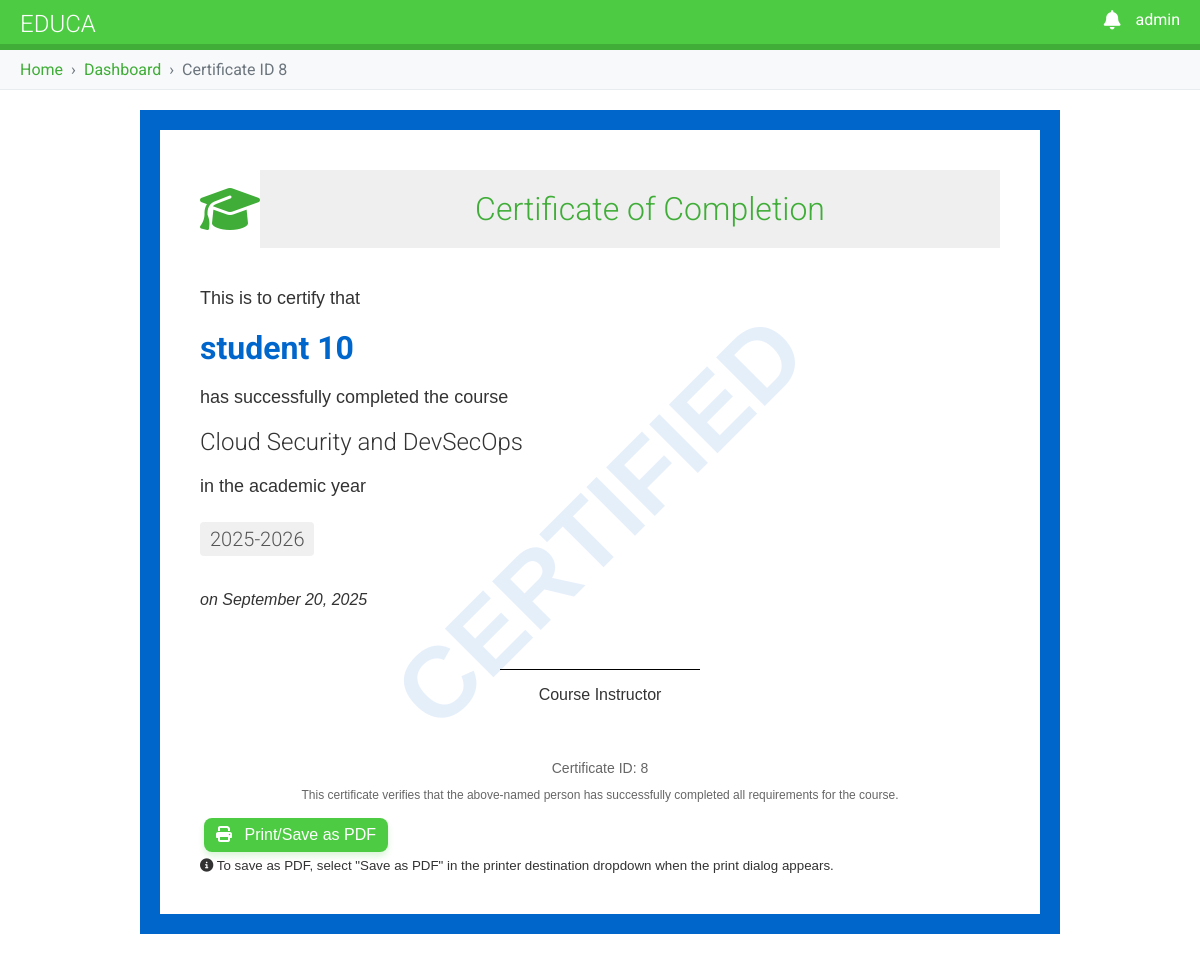
The app's page /students/admin/certificate/22/8/ (signed in) with its own data.
### courses/models.py (models this page shows, shortened)
class StudentCourseCompletion(models.Model):
    enrollment = models.OneToOneField(StudentCourseEnrollment, on_delete=models.CASCADE, related_name='completion')
    completed_date = models.DateTimeField(auto_now_add=True)
    certificate_issued = models.BooleanField(default=False)

class StudentCourseEnrollment(models.Model):
    student = models.ForeignKey(User, on_delete=models.CASCADE, related_name='student_enrollment')
    course = models.ForeignKey(Course, on_delete=models.CASCADE, related_name='course_enrollment')
    academic_year = models.ForeignKey(AcademicYear, on_delete=models.CASCADE, related_name='academic_year_enrollment')
    enrollment_date = models.DateTimeField(auto_now_add=True)
    class Meta:
        unique_together = ('student', 'course', 'academic_year')

class Course(models.Model):
    owners = models.ManyToManyField(User,
                                    related_name='courses_created',
                                    blank=True)
    subject = models.ForeignKey(Subject,
                                related_name='courses',
                                on_delete=models.CASCADE)
    title = models.CharField(max_length=200)
    slug = models.SlugField(max_length=200,
                            unique=True,
                            auto_created=True)
    overview = models.TextField()
    duration = models.TextField(blank=True)
    created = models.DateTimeField(auto_now_add=True) #set when new object is created
    price = models.DecimalField(max_digits=10,decimal_places=2, default=0)
    order = models.PositiveIntegerField(default=0,)
    class Meta:
        ordering = ['order'] # - means descending order

class AcademicYear(models.Model):
    name = models.CharField(max_length=9, help_text="Academic year in format YYYY-YYYY (e.g. 2024-2025)")
    start_date = models.DateField()
    end_date = models.DateField()
    is_current = models.BooleanField(default=False)
    class Meta:
        ordering = ['-start_date']

### students/views.py (the view)
class AdminCertificateView(LoginRequiredMixin,UserPassesTestMixin,DetailView):
    model = StudentCourseCompletion
    template_name = 'courses/certificate.html'
    context_object_name = 'completion'
    pk_url_kwarg = 'completion_id'
    def test_func(self):
        return self.request.user.is_staff
    def get_queryset(self):
        return StudentCourseCompletion.objects.filter(
            certificate_issued=True
        ).select_related('enrollment__course', 'enrollment__student', 'enrollment__academic_year')

### courses/context_processors.py (called while the page is built)
def is_instructor_processor(request):
    if request.user.is_authenticated:
        is_instructor = request.user.groups.filter(name="Instructors").exists()
    else:
        is_instructor = False
    return {"is_instructor": is_instructor}

### educa/context_processors.py (called while the page is built)
def notifications_processor(request):
    if request.user.is_authenticated:
        unread_notifications = Notification.objects.filter(user=request.user,
                                                           is_read=False).order_by('-created_at')[:5]
        unread_count = Notification.objects.filter(user=request.user,
                                                   is_read=False).count()
        return {
            'unread_notifications': unread_notifications,
            'unread_count': unread_count,
        }
    return {
        'unread_notifications': [],
        'unread_count': 0,
    }

### courses/templates/courses/certificate.html (shortened to what this page needs)
{% extends 'base.html' %}
{% block content %}
    <div class="certificate">
        <div class="certificate-watermark">CERTIFIED</div>
        <div class="certificate-header">
            <div class="row">
                <div class="col-md-12 text-center">
                    <div class="logo-placeholder">
                        <i class="fas fa-graduation-cap fa-3x"></i>
                        <h1>Certificate of Completion</h1>
                    </div>
                </div>
            </div>
        </div>
        <div class="certificate-body">
            <div class="row">
                <div class="col-md-12 text-center">
                    <p class="certificate-text">This is to certify that</p>
                    <h2 class="student-name">{{ completion.enrollment.student.get_full_name }}</h2>
                    <p class="certificate-text">has successfully completed the course</p>
                    <h3 class="course-title">{{ completion.enrollment.course.title }}</h3>
                    <p class="certificate-text">in the academic year</p>
                    <h4 class="academic-year">{{ completion.enrollment.academic_year.name }}</h4>
                    <p class="certificate-date">on {{ completion.completed_date|date:"F d, Y" }}</p>
                    <div class="signature-container">
                        <div class="signature">
                            <div class="signature-line"></div>
                            <p>Course Instructor</p>
                        </div>
                    </div>
                </div>
            </div>
        </div>
        <div class="certificate-footer">
            <div class="certificate-id">Certificate ID: {{ completion.id }}</div>
            <div class="verification-text">
                <p>This certificate verifies that the above-named person has successfully completed all requirements for
                    the
                    course.</p>
            </div>
        </div>
        <div class="no-print text-center mt-4">
            <button onclick="printCertificate()" class="btn btn-primary">
                <i class="fas fa-print"></i> Print/Save as PDF
            </button>
            <div class="mt-2 text-muted">
                <small>
                    <i class="fas fa-info-circle"></i>
                    To save as PDF, select "Save as PDF" in the printer destination dropdown when the print dialog
                    appears.
                </small>
            </div>
        </div>
    </div>
{% endblock %}

### courses/templates/base.html (shortened to what this page needs)
{% load static %}
<!DOCTYPE html>
<html>
<head>
    <link href="{% static "css/base.css" %}" rel="stylesheet">
    <link rel="stylesheet" href="https://cdnjs.cloudflare.com/ajax/libs/font-awesome/6.4.0/css/all.min.css">
</head>
<body>
<div id="header">
    <a href="/" class="logo">Educa</a>
    <ul class="menu">
        {% if request.user.is_authenticated %}
            <li class="notification-dropdown">
                <a class="dropdown" href="#">
                    <i class="fas fa-bell notification-bell"></i>
                </a>
            </li>
            <li class="profile-dropdown">
                <a class="dropdown" href="">{{ request.user.username }}</a>
            </li>
        {% else %}
            <li><a href="{% url "login" %}">Sign in</a></li>
            <li><a href="{% url 'student_registration' %}">Register</a></li>
        {% endif %}
    </ul>
</div>
<div id="breadcrumbs">
    <div class="container">
        <ul class="breadcrumb">
            {% block breadcrumbs %}
                {% for crumb in breadcrumbs %}
                    {% if not forloop.last %}
                        <li><a href="{{ crumb.url }}">{{ crumb.name }}</a></li>
                    {% else %}
                        <li class="active">{{ crumb.name }}</li>
                    {% endif %}
                {% endfor %}
            {% endblock %}
        </ul>
    </div>
</div>
<div id="content" class="{% block content_class %}block-layout{% endblock %}">
    {% block content %}
    {% endblock %}
</div>
</body>
</html>

### courses/static/css/base.css (style rules this page uses)
html { width: 100%; max-width: 100%; overflow-x: hidden; margin: 0; padding: 0; }
body { margin: 0; font-family: 'Roboto', sans-serif; font-weight: 400; color: #333; width: 100%; grid-template-columns: auto auto; }
a { color: #3fad37; text-decoration: none; }
ul { float: none; }
h1, h2, h3, h4, h5, h6 { font-family: 'Roboto', sans-serif; font-weight: 300; }
h1 { background: #efefef; width: 100%; overflow: auto; padding: 20px 0 20px 40px; margin: 0; grid-row: 1; grid-column: 1 / span2; }
#header { background: #4dcc43; overflow: visible; padding: 10px 20px; border-bottom: 6px solid #3fad37; width: 100%; box-sizing: border-box; position: relative; left: 0; right: 0; margin: 0; min-height: 50px; }
#header .logo { text-decoration: none; font-family: 'Roboto', sans-serif; font-weight: 300; text-transform: uppercase; font-size: 24px; color: #fff; float: left; }
#header a { color: #fff; }
#header .menu { list-style: none; float: right; margin: 0; padding: 0; display: flex; gap: 15px; }
button, a.secondary-button { border-radius: 5px; background: #4dcc43; color: #fff; font-size: 16px; border: none; text-align: center; display: inline-block; cursor: pointer; text-decoration: none; margin: 0; }
.btn { padding: 8px 12px; margin: 4px; cursor: pointer; text-decoration: none; color: white; border: none; text-wrap: nowrap; border-radius: 5px; font-size: 16px; font-weight: 500; transition: all 0.3s ease; }
.btn-primary { background-color: #4dcc43; color: white; border-radius: 8px; box-shadow: 0 4px 6px rgba(77, 204, 67, 0.2); transition: all 0.3s ease; }
#breadcrumbs { background-color: #f8f9fa; padding: 10px 20px; border-bottom: 1px solid #e9ecef; width: 100%; box-sizing: border-box; }
.breadcrumb { list-style: none; margin: 0; padding: 0; display: flex; flex-wrap: wrap; }
.breadcrumb li { display: inline-flex; align-items: center; margin: 0; padding: 0; }
.breadcrumb li:not(:last-child)::after { content: "›"; margin: 0 8px; color: #6c757d; }
.breadcrumb li a { color: #3fad37; text-decoration: none; }
.breadcrumb li.active { color: #6c757d; }
.notification-dropdown { position: relative; text-align: right; }
.notification-bell { font-size: 1.2em; display: inline-block; }
.dropdown { position: relative; }
li.profile-dropdown { position: relative; text-align: right; }
.btn-primary i { margin-right: 8px; }
.academic-year { display: inline-block; background: #f0f0f0; color: #666; padding: 5px 10px; border-radius: 4px; font-size: 14px; margin-top: 5px; }
.logo-placeholder { display: flex; align-items: center; margin-bottom: 5px; color: #3fad37; }
.certificate { font-family: 'Arial', sans-serif; position: relative; padding: 40px; border: 20px solid #0066cc; margin: 20px auto; max-width: 800px; background-color: #fff; }
.certificate-watermark { position: absolute; top: 50%; left: 50%; transform: translate(-50%, -50%) rotate(-45deg); font-size: 100px; color: rgba(0, 102, 204, 0.1); font-weight: bold; z-index: 0; }
.certificate-header { text-align: center; margin-bottom: 40px; position: relative; z-index: 1; }
.certificate-body { position: relative; z-index: 1; margin: 40px 0; }
.certificate-text { font-size: 18px; margin: 10px 0; }
.student-name { font-size: 32px; font-weight: bold; margin: 20px 0; color: #0066cc; }
.course-title { font-size: 24px; margin: 20px 0; color: #333; }
.academic-year { font-size: 20px; margin: 15px 0; color: #555; }
.certificate-date { margin: 20px 0; font-style: italic; }
.signature-container { margin-top: 60px; text-align: center; }
.signature { display: inline-block; margin: 0 30px; }
.signature-line { width: 200px; border-top: 1px solid #000; margin-bottom: 10px; }
.certificate-footer { margin-top: 40px; text-align: center; position: relative; z-index: 1; }
.certificate-id { font-size: 14px; color: #666; margin-bottom: 10px; }
.verification-text { font-size: 12px; color: #666; }

### records on screen
StudentCourseCompletion: enrollment.student.get_full_name "student 10", enrollment.course "Cloud Security and DevSecOps", enrollment.academic_year.name "2025-2026", completed_date "September 20, 2025", id "8"

### other values on screen
{{ request.user.username }} "admin"
{{ crumb.name }} "Home" "Dashboard"
{{ crumb.name }} "Certificate ID 8"
